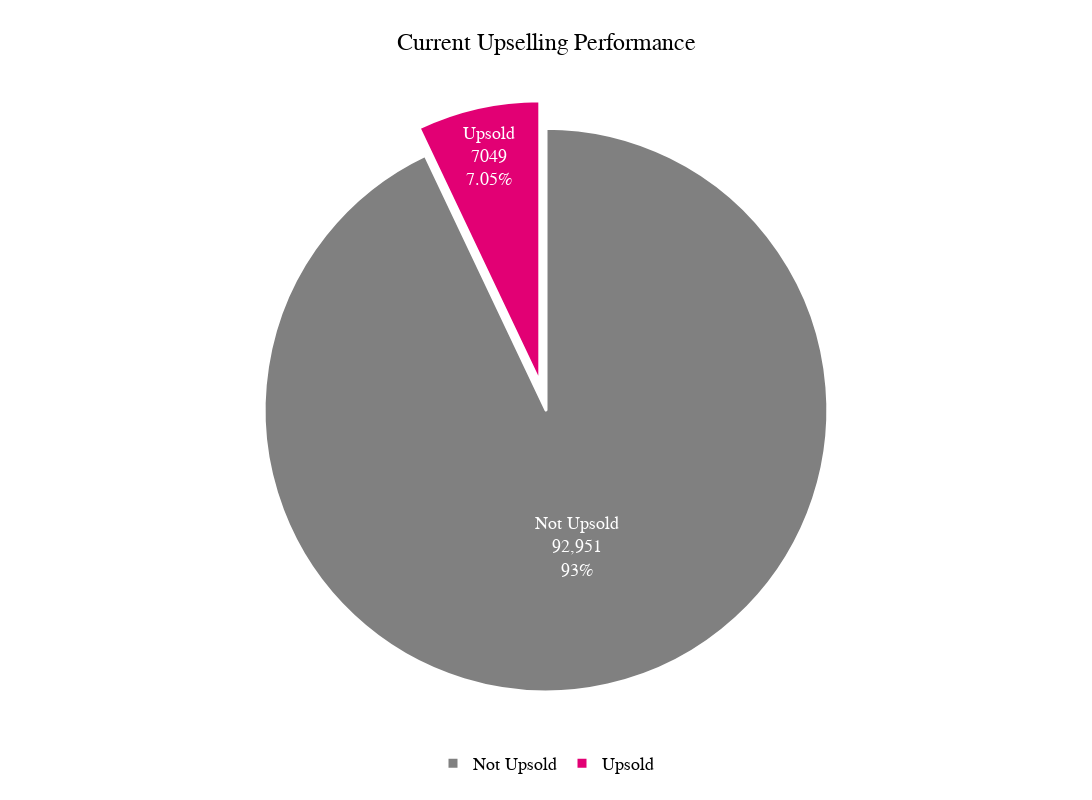

Write notebook code for a chart like this one.
### Markdown cell above
## 1. Current Upselling Performance

### Code cell
# Calculate upselling statistics
total_contracts = core_data.shape[0]
upsold_contracts = core_data.filter(pl.col('has_done_upselling')).shape[0]
not_upsold_contracts = total_contracts - upsold_contracts

# Create presentation-ready pie chart
fig = go.Figure(data=[go.Pie(
    labels=['Not Upsold', 'Upsold'],
    values=[not_upsold_contracts, upsold_contracts],
    hole=0,  # Changed from donut to full pie chart
    marker_colors=[GRAY_COLOR, MAGENTA_COLOR],
    textinfo='label+percent+value',
    textfont_size=18,
    textfont_color='white',
    textposition='auto',
    pull=[0, 0.1],  # Pull out the "Upsold" segment slightly for emphasis
    marker=dict(
        line=dict(color='white', width=3)  # Add white border for better separation
    )
)])

fig.update_layout(
    title={
        'text': 'Current Upselling Performance',
        'x': 0.5,
        'xanchor': 'center',
        'font': {'size': 24, 'family': FONT_FAMILY, 'color': 'black'}
    },
    font=dict(size=16, family=FONT_FAMILY, color='black'),
    showlegend=True,
    legend=dict(
        orientation="h",
        yanchor="bottom",
        y=-0.1,
        xanchor="center",
        x=0.5,
        font=dict(size=18)
    ),
    width=1200,  # High resolution for presentation
    height=800,
    plot_bgcolor='rgba(0,0,0,0)',  # Transparent plot background
    paper_bgcolor='rgba(0,0,0,0)',  # Transparent paper background
    margin=dict(t=100, b=80, l=50, r=50)  # Adjust margins for better spacing
)

# Display the chart
fig.show()

# Save the chart in multiple high-quality formats for presentation use
print("Saving chart in presentation-ready formats...")

# Save as PDF (high quality for printing)
fig.write_image(images_dir / "upselling_performance_chart.pdf", 
                width=1200, height=800, scale=2)

### Figure 1 — Plotly figure (JSON) as saved in the notebook; plotly's stock layout.template omitted (floating-point values rounded to 4 significant figures)
{"data": [{"hole": 0, "labels": ["Not Upsold", "Upsold"], "marker": {"colors": ["rgb(128,128,128)", "rgb(226,0,116)"], "line": {"color": "white", "width": 3}}, "pull": [0, 0.1], "textfont": {"color": "white", "size": 18}, "textinfo": "label+percent+value", "textposition": "auto", "type": "pie", "values": [92951, 7049]}], "layout": {"font": {"color": "black", "family": "Teleneo", "size": 16}, "height": 800, "legend": {"font": {"size": 18}, "orientation": "h", "x": 0.5, "xanchor": "center", "y": -0.1, "yanchor": "bottom"}, "margin": {"b": 80, "l": 50, "r": 50, "t": 100}, "paper_bgcolor": "rgba(0,0,0,0)", "plot_bgcolor": "rgba(0,0,0,0)", "showlegend": true, "title": {"font": {"color": "black", "family": "Teleneo", "size": 24}, "text": "Current Upselling Performance", "x": 0.5, "xanchor": "center"}, "width": 1200}}
